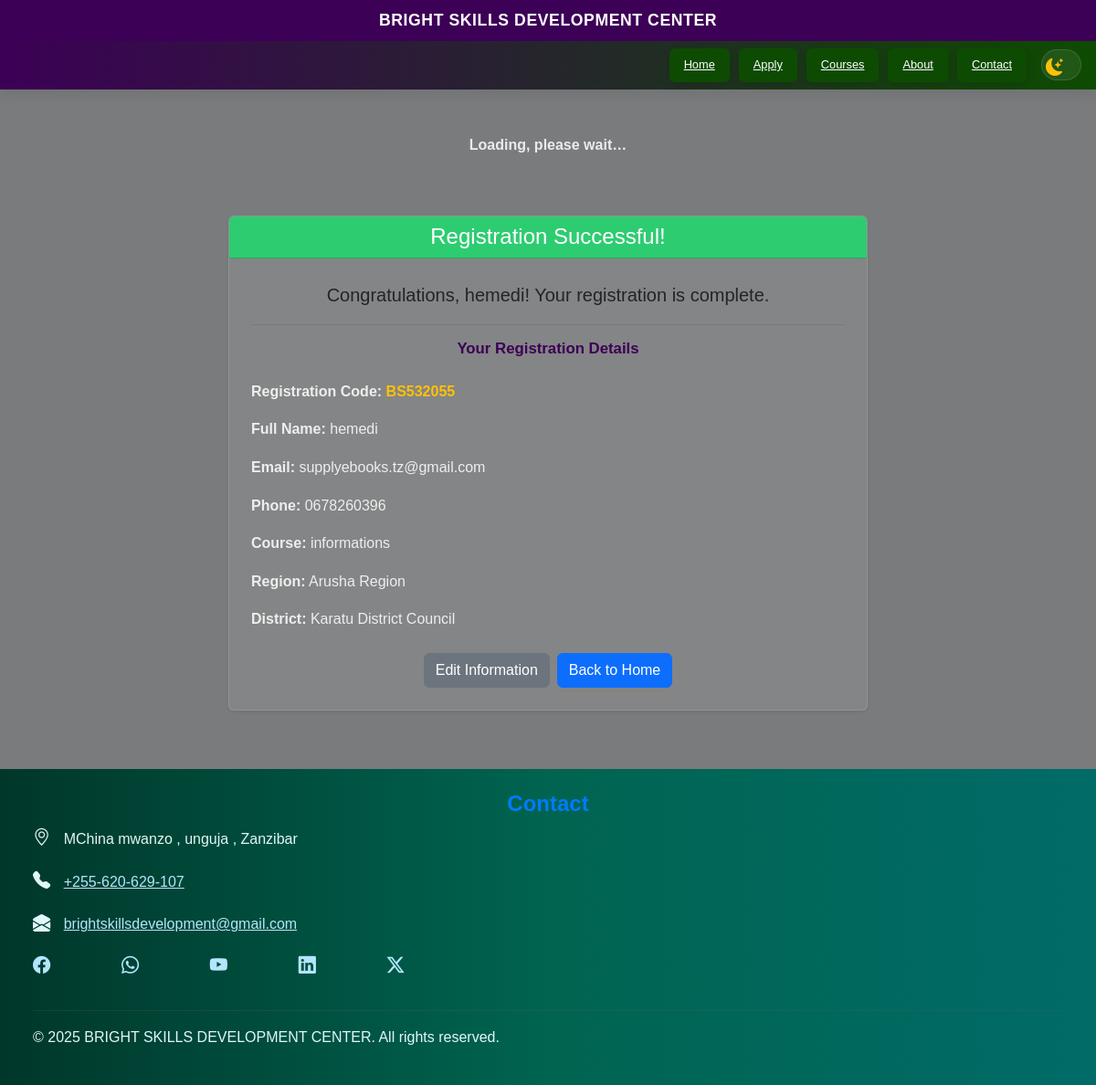
Page /students/success/2/ on the committed database.
### apply/models.py (models this page shows, shortened)
class Student(models.Model):
    GENDER_CHOICES = (('M','Male'),('F','Female'))
    code = models.CharField(max_length=32, unique=True, editable=False)
    fullname = models.CharField(max_length=200)
    email = models.EmailField()
    gender = models.CharField(max_length=1, choices=GENDER_CHOICES, default='M')
    phone = models.CharField(max_length=20, blank=True)
    course = models.ForeignKey(Course, on_delete=models.SET_NULL, null=True, blank=True, related_name='students')
    region = models.ForeignKey(Region, on_delete=models.SET_NULL, null=True, blank=True)
    district = models.ForeignKey(District, on_delete=models.SET_NULL, null=True, blank=True)
    session = models.ForeignKey(Session, on_delete=models.SET_NULL, null=True, blank=True)
    created_at = models.DateTimeField(auto_now_add=True)

class Course(models.Model):
    course_id = models.CharField(max_length=20, unique=True, blank=True)  # human id / code
    title = models.CharField(max_length=200)
    lecturer = models.CharField(max_length=120, blank=True)
    duration_months = models.PositiveSmallIntegerField(default=1, help_text="Duration in months")
    cost = models.DecimalField(max_digits=10, decimal_places=2, default=0.00)
    description = models.TextField(blank=True)
    sessions = models.ManyToManyField(Session, blank=True, related_name='courses')

class Region(models.Model):
    name = models.CharField(max_length=120, unique=True)

class District(models.Model):
    region = models.ForeignKey(Region, on_delete=models.CASCADE, related_name='districts')
    name = models.CharField(max_length=120)
    class Meta:
        unique_together = ('region', 'name')

### apply/views.py (the view)
# urls.py: path('students/success/<int:student_id>/', views.registration_success, name='registration_success'),
def registration_success(request, student_id):
    student = get_object_or_404(Student, id=student_id)
    return render(request, 'applications/registration_success.html', {'student': student})

### apply/templates/applications/registration_success.html (shortened to what this page needs)
{% extends 'applications/base.html' %}
{% block content %}
<div class="container my-5">
    <div class="card shadow-sm" style="max-width: 700px; margin: auto; border: 1px solid var(--glass-border);
        background: var(--glass-bg);
        backdrop-filter: blur(10px);
        -webkit-backdrop-filter: blur(10px);
        box-shadow: 0 8px 32px 0 rgba(31, 38, 135, 0.15);
    ">
        <div class="card-header text-white text-center" style="background-color: var(--toast-success);">
            <h2 class="h4 mb-0">Registration Successful!</h2>
        </div>
        <div class="card-body p-4">
            <p class="lead text-center">Congratulations, <strong>{{ student.fullname }}</strong>! Your registration is complete.</p>
            <hr>
            <h5 class="card-title text-center mb-4">Your Registration Details</h5>
            <p style="color: #eee;"><strong>Registration Code:</strong> <span class="text-warning fw-bold">{{ student.code }}</span></p>
            <p style="color: #eee;"><strong>Full Name:</strong> {{ student.fullname }}</p>
            <p style="color: #eee;"><strong>Email:</strong> {{ student.email }}</p>
            <p style="color: #eee;"><strong>Phone:</strong> {{ student.phone }}</p>
            <p style="color: #eee;"><strong>Course:</strong> {{ student.course.title }}</p>
            <p style="color: #eee;"><strong>Region:</strong> {{ student.region.name }}</p>
            <p style="color: #eee;"><strong>District:</strong> {{ student.district.name }}</p>
            <div class="text-center mt-4 d-flex justify-content-center gap-2">
                <a href="{% url 'applications:edit_student' student_id=student.id %}" class="btn btn-secondary">Edit Information</a>
                <a href="{% url 'applications:home' %}" class="btn btn-primary">Back to Home</a>
            </div>
        </div>
    </div>
</div>
{% endblock content %}

### apply/static/css/style.css (style rules this page uses)
*,*::after,*::before { margin: 0; padding: 0; box-sizing: border-box; list-style-type: none; text-decoration: none; }
:root { --color-primary-dark: #3c0056; --color-primary-light: #0e4b02; --color-accent-1: #ffc107; --color-accent-2: #e69a00; --color-secondary-link: #007bff; --color-text-dark: #333; --color-background: #7a7b7c; --color-card-bg: #ffffff; --color-white: white; --transition-speed: 0.3s; --glass-bg: rgba(255,255,255,0.08); --glass-border: rgba(255,255,255,0.12); --accent-gradient: linear-gradient(135deg,#7ee8fa 0%, #80ff72 100%); --accent-gradient-2: linear-gradient(135deg,#ff7a59 0%, #ffb86b 100%); --toast-success: #2ecc71; --toast-error: #e74c3c; --toast-info: #3498db; }
body { transition: background-color var(--transition-speed) ease, color var(--transition-speed) ease; }
body { font-family: 'Arial', sans-serif; background-color: var(--color-background); color: var(--color-text-dark); line-height: 1.6; display: grid; min-height: 100vh; grid-template-rows: auto 1fr auto; }
h2 { font-size: 24px; margin-bottom: .5rem; color: var(--color-secondary-link); text-align: center; font-weight: 900; }
hr { margin: 1rem 0; border: 0; height: 1px; background-color: #5d5d5d; }
.card-title { font-size: 20px; color: var(--color-primary-dark); }
.card-title { margin: 0 0 6px 0; font-size: 1.05rem; color: var(--color-primary-dark); font-weight:700; }

### rows in the picture
Student: fullname "hemedi", code "BS532055", email "supplyebooks.tz@gmail.com", phone "0678260396", course "informations", region.name "Arusha Region", district.name "Karatu District Council"
